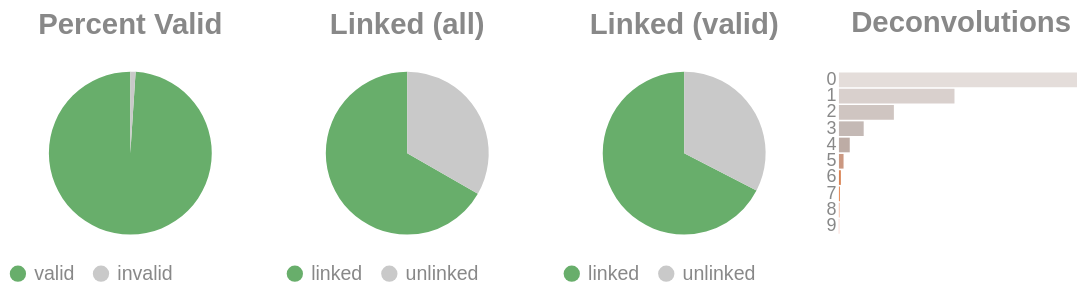

This figure's notebook cell:
### Code cell
if SKIPLR:
    pass
else:
    clash = Counter()
    for i in valids['molecule'].to_list():
        _mol = i.split("-")
        if len(_mol) == 1:
            clash.update('0')
        else:
            clash.update(_mol[-1])

    _d = {"deconvolutions": [], 'count': []}
    for k,v in clash.items():
        _d['deconvolutions'].append(k)
        _d['count'].append(v)

    tot_valid = valids['reads'].sum()
    mask = valids['reads'] >= 2
    n_linked_reads = valids.filter(mask)['reads'].sum()
    if n_linked_reads == 0:
        print_html("No linked molecules (>=2 reads) were detected; skipping linked-only distributions.")
        SKIPLR = True
    else:
        perc_valid = round(tot_valid / n_reads, 4)
        linked_perc_abs = round(n_linked_reads / n_reads, 4)
        linked_perc = round(n_linked_reads / tot_valid, 4)

    _valid = pl.DataFrame({"valids": ['valid', 'invalid'], "count": [tot_valid, n_reads - tot_valid]})
    _linked_abs = pl.DataFrame({"linked (absolute)": ['linked', 'unlinked'], "count": [n_linked_reads, n_reads - n_linked_reads]})
    _linked_rel = pl.DataFrame({"linked (valids)": ['linked', 'unlinked'], "count": [n_linked_reads, tot_valid - n_linked_reads]})

    (
        alt.hconcat(
            piechart(_valid, goodval = 'valid', title = "Percent Valid"),
            piechart(_linked_abs, goodval = "linked", title =  "Linked (all)"),
            piechart(_linked_rel, goodval = "linked", title =  "Linked (valid)"),
            convolutionbar(pl.DataFrame(_d), title = "Deconvolutions"),
            center = True,
            bounds = 'flush'
        )
        .resolve_scale(color='independent')
        .resolve_legend('independent')
        .properties(usermeta={'embedOptions': {"actions": False}})
    ).display()

### Figure 1 — Vega-Lite specification as saved in the notebook (floating-point values rounded to 4 significant figures)
{"width": "container", "height": 400, "config": {"title": {"anchor": "start", "dy": -15, "fontSize": 18, "color": "#888888", "subtitleColor": "#888888", "subtitleFontSize": 14}, "arc": {"fill": "#0072B2"}, "axis": {"domainColor": "#888888", "domainWidth": 0.5, "gridWidth": 0.2, "grid": false, "titleFontWeight": 400, "titleFontSize": 15, "labelFontSize": 11, "labelColor": "#888888", "tickColor": "#888888", "tickWidth": 0.2, "titleColor": "#888888"}, "axisBand": {"grid": false}, "axisX": {"grid": true, "tickSize": 10, "domainCap": "round"}, "axisY": {"domain": false, "grid": true, "tickSize": 0, "domainCap": "round"}, "background": "transparent", "header": {"labelFontSize": 15, "labelColor": "#888888", "titleFontSize": 15, "titleFontWeight": 600, "titleColor": "#888888"}, "legend": {"labelFont": "sans-serif", "labelFontSize": 12, "labelColor": "#888888", "symbolSize": 100, "symbolType": "circle", "titleFontSize": 12, "titlePadding": 10, "titleColor": "#888888", "title": null}, "range": {"category": ["#E69F00", "#56B4E9", "#009E73", "#F0E442", "#0072B2", "#D55E00", "#CC79A7", "#000000"], "diverging": ["#cfe8f3", "#a2d4ec", "#73bfe2", "#46abdb", "#1696d2", "#12719e"]}, "area": {"fill": "#0072B2", "fillOpacity": 0.7, "line": true, "strokeOpacity": 0.7}, "line": {"color": "#0072B2", "stroke": "#0072B2", "strokeWidth": 2}, "trail": {"color": "#0072B2", "stroke": "#0072B2", "strokeWidth": 0, "size": 1}, "point": {"filled": true, "fillOpacity": 1.0, "size": 95}, "text": {"color": "#888888", "fontSize": 11, "align": "right", "fontWeight": 400, "size": 11}, "bar": {"fill": "#0072B2", "stroke": null}, "view": {"stroke": null, "continuousWidth": 660, "continuousHeight": 400}}, "hconcat": [{"data": {"name": "data-9761a3d96e786c467cb565c9c7be0f59"}, "mark": {"type": "arc"}, "encoding": {"color": {"field": "valids", "legend": {"orient": "bottom", "title": null}, "scale": {"domain": ["valid", "invalid"], "range": ["#68ae6b", "#C9C9C9"]}, "title": "Valids", "type": "nominal"}, "theta": {"field": "count", "type": "quantitative"}, "tooltip": [{"field": "valids", "title": "Valids", "type": "ordinal"}, {"field": "percent", "format": ".2%", "title": "Percent", "type": "quantitative"}, {"field": "count", "title": "Count", "type": "quantitative"}]}, "height": 100, "title": {"text": "Percent Valid", "align": "center", "anchor": "middle"}, "transform": [{"calculate": "datum.count / 6879753", "as": "percent"}], "width": 150}, {"data": {"name": "data-914c302b3150d29575ac9194a35e70ec"}, "mark": {"type": "arc"}, "encoding": {"color": {"field": "linked (absolute)", "legend": {"orient": "bottom", "title": null}, "scale": {"domain": ["linked", "unlinked"], "range": ["#68ae6b", "#C9C9C9"]}, "title": "Linked (Absolute)", "type": "nominal"}, "theta": {"field": "count", "type": "quantitative"}, "tooltip": [{"field": "linked (absolute)", "title": "Linked (Absolute)", "type": "ordinal"}, {"field": "percent", "format": ".2%", "title": "Percent", "type": "quantitative"}, {"field": "count", "title": "Count", "type": "quantitative"}]}, "height": 100, "title": {"text": "Linked (all)", "align": "center", "anchor": "middle"}, "transform": [{"calculate": "datum.count / 6879753", "as": "percent"}], "width": 150}, {"data": {"name": "data-c7c257f2fbedac37294fce80a7d5976a"}, "mark": {"type": "arc"}, "encoding": {"color": {"field": "linked (valids)", "legend": {"orient": "bottom", "title": null}, "scale": {"domain": ["linked", "unlinked"], "range": ["#68ae6b", "#C9C9C9"]}, "title": "Linked (Valids)", "type": "nominal"}, "theta": {"field": "count", "type": "quantitative"}, "tooltip": [{"field": "linked (valids)", "title": "Linked (Valids)", "type": "ordinal"}, {"field": "percent", "format": ".2%", "title": "Percent", "type": "quantitative"}, {"field": "count", "title": "Count", "type": "quantitative"}]}, "height": 100, "title": {"text": "Linked (valid)", "align": "center", "anchor": "middle"}, "transform": [{"calculate": "datum.count / 6808323", "as": "percent"}], "width": 150}, {"data": {"name": "data-33a5deaf3e824724462db9b44478ed93"}, "mark": {"type": "bar"}, "encoding": {"color": {"field": "deconvolutions", "legend": null, "scale": {"scheme": "lightgreyred"}, "type": "nominal"}, "tooltip": [{"field": "deconvolutions", "title": "Deconvolutions", "type": "ordinal"}, {"field": "percent", "format": ".2%", "title": "Percent", "type": "quantitative"}, {"field": "count", "title": "Count", "type": "quantitative"}], "x": {"axis": null, "field": "count", "type": "quantitative"}, "y": {"field": "deconvolutions", "sort": "ascending", "title": null, "type": "nominal"}}, "height": 100, "title": {"text": "Deconvolutions", "align": "center", "anchor": "middle"}, "transform": [{"calculate": "datum.count / 3699565", "as": "percent"}], "width": 150}], "bounds": "flush", "center": true, "resolve": {"legend": {"angle": "independent"}, "scale": {"color": "independent"}}, "usermeta": {"embedOptions": {"actions": false}}, "$schema": "https://vega.github.io/schema/vega-lite/v6.4.1.json", "datasets": {"data-9761a3d96e786c467cb565c9c7be0f59": [{"valids": "valid", "count": 6808323}, {"valids": "invalid", "count": 71430}], "data-914c302b3150d29575ac9194a35e70ec": [{"linked (absolute)": "linked", "count": 4588444}, {"linked (absolute)": "unlinked", "count": 2291309}], "data-c7c257f2fbedac37294fce80a7d5976a": [{"linked (valids)": "linked", "count": 4588444}, {"linked (valids)": "unlinked", "count": 2219879}], "data-33a5deaf3e824724462db9b44478ed93": [{"deconvolutions": "0", "count": 1948501}, {"deconvolutions": "1", "count": 945783}, {"deconvolutions": "2", "count": 449686}, {"deconvolutions": "3", "count": 202636}, {"deconvolutions": "4", "count": 88565}, {"deconvolutions": "5", "count": 37790}, {"deconvolutions": "6", "count": 15804}, {"deconvolutions": "7", "count": 6670}, {"deconvolutions": "8", "count": 2853}, {"deconvolutions": "9", "count": 1277}]}}
